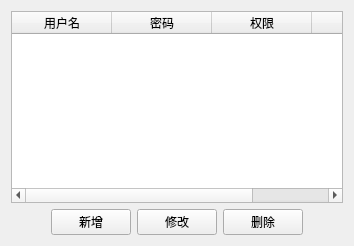
         <widget class="QWidget" name="tab">
          <attribute name="title">
           <string>服务器端用户</string>
          </attribute>
          <layout class="QGridLayout" name="gridLayout_5">
           <item row="0" column="0">
            <widget class="QTableWidget" name="user_tableWidget">
             <column>
              <property name="text">
               <string>用户名</string>
              </property>
             </column>
             <column>
              <property name="text">
               <string>密码</string>
              </property>
             </column>
             <column>
              <property name="text">
               <string>权限</string>
              </property>
             </column>
             <column>
              <property name="text">
               <string>备注</string>
              </property>
             </column>
            </widget>
           </item>
           <item row="1" column="0">
            <layout class="QHBoxLayout" name="horizontalLayout_11">
             <item>
              <spacer name="horizontalSpacer_12">
               <property name="orientation">
                <enum>Qt::Horizontal</enum>
               </property>
               <property name="sizeHint" stdset="0">
                <size>
                 <width>40</width>
                 <height>20</height>
                </size>
               </property>
              </spacer>
             </item>
             <item>
              <widget class="QPushButton" name="addUser_pushButton">
               <property name="text">
                <string>新增</string>
               </property>
               <property name="icon">
                <iconset>
                 <normaloff>image/add.png</normaloff>image/add.png</iconset>
               </property>
              </widget>
             </item>
             <item>
              <widget class="QPushButton" name="alterUser_pushButton">
               <property name="text">
                <string>修改</string>
               </property>
               <property name="icon">
                <iconset>
                 <normaloff>image/main_exit.png</normaloff>image/main_exit.png</iconset>
               </property>
              </widget>
             </item>
             <item>
              <widget class="QPushButton" name="delUser_pushButton">
               <property name="text">
                <string>删除</string>
               </property>
               <property name="icon">
                <iconset>
                 <normaloff>image/delete.png</normaloff>image/delete.png</iconset>
               </property>
              </widget>
             </item>
             <item>
              <spacer name="horizontalSpacer_13">
               <property name="orientation">
                <enum>Qt::Horizontal</enum>
               </property>
               <property name="sizeHint" stdset="0">
                <size>
                 <width>40</width>
                 <height>20</height>
                </size>
               </property>
              </spacer>
             </item>
            </layout>
           </item>
          </layout>
         </widget>
